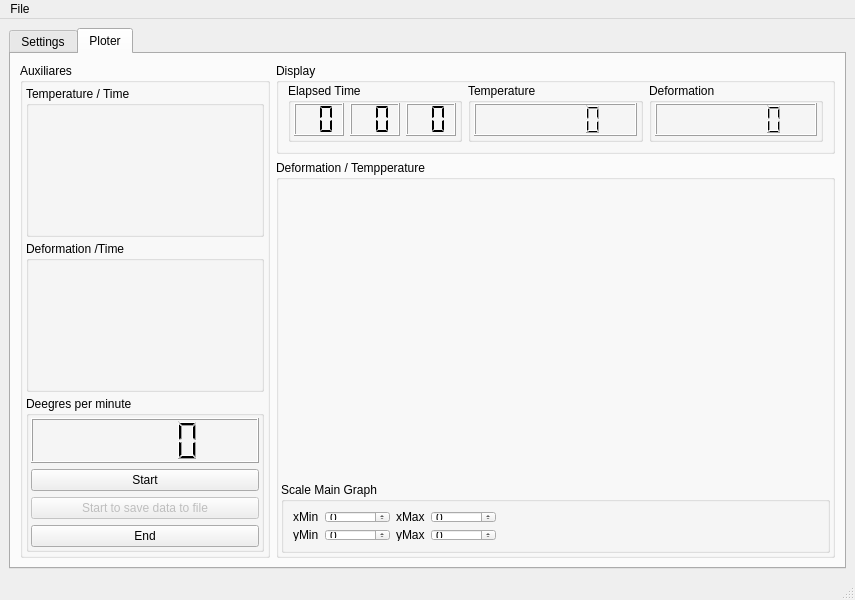
<?xml version="1.0" encoding="UTF-8"?>
<ui version="4.0">
 <class>MainWindow</class>
 <widget class="QMainWindow" name="MainWindow">
  <property name="geometry">
   <rect>
    <x>0</x>
    <y>0</y>
    <width>855</width>
    <height>600</height>
   </rect>
  </property>
  <property name="windowTitle">
   <string>MainWindow</string>
  </property>
  <widget class="QWidget" name="centralwidget">
   <layout class="QGridLayout" name="gridLayout_3">
    <item row="0" column="0">
     <widget class="QTabWidget" name="mainTabs">
      <property name="currentIndex">
       <number>1</number>
      </property>
      <widget class="QWidget" name="settings">
       <attribute name="title">
        <string>Settings</string>
       </attribute>
       <layout class="QGridLayout" name="gridLayout_13">
        <item row="0" column="0" colspan="2">
         <widget class="QGroupBox" name="gb_datafile">
          <property name="maximumSize">
           <size>
            <width>829</width>
            <height>265</height>
           </size>
          </property>
          <property name="font">
           <font>
            <pointsize>10</pointsize>
           </font>
          </property>
          <property name="title">
           <string>Data save</string>
          </property>
          <layout class="QGridLayout" name="gridLayout_2">
           <property name="bottomMargin">
            <number>9</number>
           </property>
           <item row="0" column="0">
            <widget class="QLabel" name="lb_file">
             <property name="text">
              <string>Output file</string>
             </property>
            </widget>
           </item>
           <item row="0" column="1">
            <widget class="QLineEdit" name="le_file"/>
           </item>
           <item row="0" column="2">
            <widget class="QToolButton" name="tlb_open">
             <property name="text">
              <string>...</string>
             </property>
            </widget>
           </item>
           <item row="1" column="0">
            <widget class="QLabel" name="label_8">
             <property name="text">
              <string>User</string>
             </property>
            </widget>
           </item>
           <item row="1" column="1" colspan="2">
            <widget class="QLineEdit" name="le_user"/>
           </item>
           <item row="2" column="0">
            <widget class="QLabel" name="label_9">
             <property name="text">
              <string>Material to test</string>
             </property>
            </widget>
           </item>
           <item row="2" column="1" colspan="2">
            <widget class="QLineEdit" name="le_material"/>
           </item>
           <item row="3" column="0">
            <widget class="QLabel" name="lb_header">
             <property name="text">
              <string>Observations</string>
             </property>
            </widget>
           </item>
           <item row="4" column="0" colspan="3">
            <widget class="QPlainTextEdit" name="te_header"/>
           </item>
          </layout>
         </widget>
        </item>
        <item row="1" column="0" rowspan="2">
         <widget class="QGroupBox" name="gb_settings">
          <property name="maximumSize">
           <size>
            <width>412</width>
            <height>226</height>
           </size>
          </property>
          <property name="font">
           <font>
            <pointsize>10</pointsize>
           </font>
          </property>
          <property name="title">
           <string>Comunication</string>
          </property>
          <layout class="QGridLayout" name="gridLayout">
           <item row="0" column="0">
            <widget class="QLabel" name="label_3">
             <property name="font">
              <font>
               <pointsize>10</pointsize>
              </font>
             </property>
             <property name="text">
              <string>Port</string>
             </property>
            </widget>
           </item>
           <item row="0" column="1">
            <widget class="QComboBox" name="cb_port"/>
           </item>
           <item row="1" column="0">
            <widget class="QLabel" name="label_4">
             <property name="font">
              <font>
               <pointsize>10</pointsize>
              </font>
             </property>
             <property name="text">
              <string>Baud</string>
             </property>
            </widget>
           </item>
           <item row="1" column="1">
            <widget class="QComboBox" name="cb_baudrate">
             <property name="enabled">
              <bool>false</bool>
             </property>
             <item>
              <property name="text">
               <string>9600</string>
              </property>
             </item>
             <item>
              <property name="text">
               <string>19200</string>
              </property>
             </item>
            </widget>
           </item>
           <item row="2" column="0">
            <widget class="QLabel" name="label_7">
             <property name="font">
              <font>
               <pointsize>10</pointsize>
              </font>
             </property>
             <property name="text">
              <string>Data bits</string>
             </property>
            </widget>
           </item>
           <item row="2" column="1">
            <widget class="QComboBox" name="cb_databits">
             <property name="enabled">
              <bool>false</bool>
             </property>
             <item>
              <property name="text">
               <string>8</string>
              </property>
             </item>
             <item>
              <property name="text">
               <string>7</string>
              </property>
             </item>
            </widget>
           </item>
           <item row="3" column="0">
            <widget class="QLabel" name="label_5">
             <property name="font">
              <font>
               <pointsize>10</pointsize>
              </font>
             </property>
             <property name="text">
              <string>Stop bits </string>
             </property>
            </widget>
           </item>
           <item row="3" column="1">
            <widget class="QComboBox" name="cb_stopbits">
             <property name="enabled">
              <bool>false</bool>
             </property>
             <item>
              <property name="text">
               <string>1</string>
              </property>
             </item>
             <item>
              <property name="text">
               <string>2</string>
              </property>
             </item>
            </widget>
           </item>
           <item row="4" column="0">
            <widget class="QLabel" name="label_6">
             <property name="font">
              <font>
               <pointsize>10</pointsize>
              </font>
             </property>
             <property name="text">
              <string>Parity</string>
             </property>
            </widget>
           </item>
           <item row="4" column="1">
            <widget class="QComboBox" name="cd_parity">
             <property name="enabled">
              <bool>false</bool>
             </property>
             <item>
              <property name="text">
               <string>None</string>
              </property>
             </item>
             <item>
              <property name="text">
               <string>Odd</string>
              </property>
             </item>
             <item>
              <property name="text">
               <string>Even</string>
              </property>
             </item>
            </widget>
           </item>
           <item row="5" column="0">
            <widget class="QLabel" name="label_10">
             <property name="font">
              <font>
               <pointsize>10</pointsize>
              </font>
             </property>
             <property name="text">
              <string>Handshake</string>
             </property>
            </widget>
           </item>
           <item row="5" column="1">
            <widget class="QComboBox" name="cb_handshake">
             <property name="enabled">
              <bool>false</bool>
             </property>
             <item>
              <property name="text">
               <string>NONE</string>
              </property>
             </item>
             <item>
              <property name="text">
               <string>XON/XOFF</string>
              </property>
             </item>
             <item>
              <property name="text">
               <string>CTS/CTR</string>
              </property>
             </item>
            </widget>
           </item>
           <item row="6" column="0">
            <widget class="QLabel" name="lb_interv">
             <property name="font">
              <font>
               <pointsize>10</pointsize>
              </font>
             </property>
             <property name="text">
              <string>Read interval (s)</string>
             </property>
            </widget>
           </item>
           <item row="6" column="1">
            <widget class="QDoubleSpinBox" name="dsb_step">
             <property name="decimals">
              <number>1</number>
             </property>
             <property name="minimum">
              <double>0.500000000000000</double>
             </property>
             <property name="maximum">
              <double>10.000000000000000</double>
             </property>
             <property name="singleStep">
              <double>0.100000000000000</double>
             </property>
             <property name="value">
              <double>1.000000000000000</double>
             </property>
            </widget>
           </item>
          </layout>
         </widget>
        </item>
       </layout>
      </widget>
      <widget class="QWidget" name="ploter">
       <attribute name="title">
        <string>Ploter</string>
       </attribute>
       <layout class="QGridLayout" name="gridLayout_12">
        <item row="0" column="0" rowspan="2">
         <widget class="QGroupBox" name="gb_auxplots">
          <property name="minimumSize">
           <size>
            <width>250</width>
            <height>0</height>
           </size>
          </property>
          <property name="maximumSize">
           <size>
            <width>250</width>
            <height>16777215</height>
           </size>
          </property>
          <property name="title">
           <string>Auxiliares</string>
          </property>
          <layout class="QGridLayout" name="gridLayout_7">
           <property name="horizontalSpacing">
            <number>3</number>
           </property>
           <property name="verticalSpacing">
            <number>4</number>
           </property>
           <property name="margin">
            <number>3</number>
           </property>
           <item row="0" column="0">
            <widget class="QGroupBox" name="gb_aux1_plt">
             <property name="title">
              <string>Temperature / Time</string>
             </property>
             <layout class="QVBoxLayout" name="verticalLayout">
              <property name="margin">
               <number>2</number>
              </property>
              <item>
               <widget class="QWidget" name="aux1_plot" native="true"/>
              </item>
             </layout>
            </widget>
           </item>
           <item row="1" column="0">
            <widget class="QGroupBox" name="gb_aux2_plt">
             <property name="title">
              <string>Deformation /Time</string>
             </property>
             <layout class="QGridLayout" name="gridLayout_5">
              <property name="margin">
               <number>2</number>
              </property>
              <item row="0" column="0">
               <widget class="QWidget" name="aux2_plot" native="true"/>
              </item>
             </layout>
            </widget>
           </item>
           <item row="2" column="0">
            <widget class="QGroupBox" name="gb_aux3_plt">
             <property name="minimumSize">
              <size>
               <width>0</width>
               <height>156</height>
              </size>
             </property>
             <property name="title">
              <string>Deegres per minute</string>
             </property>
             <layout class="QGridLayout" name="gridLayout_4">
              <property name="margin">
               <number>2</number>
              </property>
              <item row="1" column="0">
               <widget class="QLCDNumber" name="lcd_speed"/>
              </item>
              <item row="5" column="0">
               <widget class="QPushButton" name="pb_end">
                <property name="text">
                 <string>End</string>
                </property>
               </widget>
              </item>
              <item row="3" column="0">
               <widget class="QPushButton" name="pb_start">
                <property name="text">
                 <string>Start</string>
                </property>
               </widget>
              </item>
              <item row="4" column="0">
               <widget class="QPushButton" name="pb_startsave">
                <property name="enabled">
                 <bool>false</bool>
                </property>
                <property name="text">
                 <string>Start to save data to file</string>
                </property>
               </widget>
              </item>
             </layout>
            </widget>
           </item>
          </layout>
         </widget>
        </item>
        <item row="0" column="1">
         <widget class="QGroupBox" name="gb_display">
          <property name="minimumSize">
           <size>
            <width>446</width>
            <height>91</height>
           </size>
          </property>
          <property name="maximumSize">
           <size>
            <width>16777215</width>
            <height>91</height>
           </size>
          </property>
          <property name="title">
           <string>Display</string>
          </property>
          <layout class="QGridLayout" name="gridLayout_11">
           <property name="leftMargin">
            <number>9</number>
           </property>
           <property name="topMargin">
            <number>0</number>
           </property>
           <property name="rightMargin">
            <number>9</number>
           </property>
           <property name="bottomMargin">
            <number>9</number>
           </property>
           <item row="0" column="0">
            <widget class="QGroupBox" name="gb_time_display">
             <property name="title">
              <string>Elapsed Time</string>
             </property>
             <layout class="QGridLayout" name="gridLayout_8">
              <property name="leftMargin">
               <number>3</number>
              </property>
              <property name="topMargin">
               <number>0</number>
              </property>
              <property name="rightMargin">
               <number>3</number>
              </property>
              <property name="bottomMargin">
               <number>3</number>
              </property>
              <item row="0" column="0">
               <widget class="QLCDNumber" name="lcd_time_hour">
                <property name="digitCount">
                 <number>2</number>
                </property>
                <property name="segmentStyle">
                 <enum>QLCDNumber::Flat</enum>
                </property>
                <property name="intValue" stdset="0">
                 <number>0</number>
                </property>
               </widget>
              </item>
              <item row="0" column="1">
               <widget class="QLCDNumber" name="lcd_time_min">
                <property name="digitCount">
                 <number>2</number>
                </property>
                <property name="segmentStyle">
                 <enum>QLCDNumber::Flat</enum>
                </property>
                <property name="intValue" stdset="0">
                 <number>0</number>
                </property>
               </widget>
              </item>
              <item row="0" column="2">
               <widget class="QLCDNumber" name="lcd_time_seg">
                <property name="digitCount">
                 <number>2</number>
                </property>
                <property name="segmentStyle">
                 <enum>QLCDNumber::Flat</enum>
                </property>
                <property name="intValue" stdset="0">
                 <number>0</number>
                </property>
               </widget>
              </item>
             </layout>
            </widget>
           </item>
           <item row="0" column="1">
            <widget class="QGroupBox" name="gb_temp_display">
             <property name="title">
              <string>Temperature</string>
             </property>
             <layout class="QGridLayout" name="gridLayout_9">
              <property name="leftMargin">
               <number>3</number>
              </property>
              <property name="topMargin">
               <number>0</number>
              </property>
              <property name="rightMargin">
               <number>3</number>
              </property>
              <property name="bottomMargin">
               <number>3</number>
              </property>
              <item row="0" column="0">
               <widget class="QLCDNumber" name="lcd_temp">
                <property name="font">
                 <font>
                  <weight>75</weight>
                  <bold>true</bold>
                 </font>
                </property>
                <property name="numDigits">
                 <number>6</number>
                </property>
                <property name="digitCount">
                 <number>6</number>
                </property>
               </widget>
              </item>
             </layout>
            </widget>
           </item>
           <item row="0" column="2">
            <widget class="QGroupBox" name="gb_lvdt_display">
             <property name="title">
              <string>Deformation</string>
             </property>
             <layout class="QGridLayout" name="gridLayout_10">
              <property name="leftMargin">
               <number>3</number>
              </property>
              <property name="topMargin">
               <number>0</number>
              </property>
              <property name="rightMargin">
               <number>3</number>
              </property>
              <property name="bottomMargin">
               <number>3</number>
              </property>
              <item row="0" column="0">
               <widget class="QLCDNumber" name="lcd_lvdt">
                <property name="font">
                 <font>
                  <weight>75</weight>
                  <bold>true</bold>
                 </font>
                </property>
                <property name="smallDecimalPoint">
                 <bool>false</bool>
                </property>
                <property name="numDigits">
                 <number>6</number>
                </property>
                <property name="digitCount">
                 <number>6</number>
                </property>
               </widget>
              </item>
             </layout>
            </widget>
           </item>
          </layout>
         </widget>
        </item>
        <item row="1" column="1">
         <widget class="QGroupBox" name="gb_main_plt">
          <property name="title">
           <string>Deformation / Tempperature</string>
          </property>
          <layout class="QGridLayout" name="gridLayout_6">
           <property name="margin">
            <number>2</number>
           </property>
           <item row="0" column="0">
            <widget class="QWidget" name="main_plot" native="true"/>
           </item>
           <item row="1" column="0">
            <widget class="QGroupBox" name="groupBox">
             <property name="maximumSize">
              <size>
               <width>16777215</width>
               <height>71</height>
              </size>
             </property>
             <property name="title">
              <string>Scale Main Graph</string>
             </property>
             <layout class="QGridLayout" name="gridLayout_14">
              <item row="0" column="0">
               <widget class="QLabel" name="label">
                <property name="text">
                 <string>xMin</string>
                </property>
               </widget>
              </item>
              <item row="0" column="1">
               <widget class="QSpinBox" name="sb_xmin">
                <property name="minimum">
                 <number>-200</number>
                </property>
                <property name="maximum">
                 <number>500</number>
                </property>
                <property name="value">
                 <number>0</number>
                </property>
               </widget>
              </item>
              <item row="0" column="3">
               <widget class="QLabel" name="label_2">
                <property name="text">
                 <string>xMax</string>
                </property>
               </widget>
              </item>
              <item row="0" column="4">
               <widget class="QSpinBox" name="sb_xmax">
                <property name="suffix">
                 <string/>
                </property>
                <property name="minimum">
                 <number>-200</number>
                </property>
                <property name="maximum">
                 <number>500</number>
                </property>
               </widget>
              </item>
              <item row="1" column="0">
               <widget class="QLabel" name="label_11">
                <property name="text">
                 <string>yMin</string>
                </property>
               </widget>
              </item>
              <item row="1" column="1">
               <widget class="QSpinBox" name="sb_ymin">
                <property name="minimum">
                 <number>-15000</number>
                </property>
                <property name="maximum">
                 <number>16000</number>
                </property>
               </widget>
              </item>
              <item row="1" column="3">
               <widget class="QLabel" name="label_12">
                <property name="text">
                 <string>yMax</string>
                </property>
               </widget>
              </item>
              <item row="1" column="4">
               <widget class="QSpinBox" name="sb_ymax">
                <property name="minimum">
                 <number>-15000</number>
                </property>
                <property name="maximum">
                 <number>16000</number>
                </property>
               </widget>
              </item>
              <item row="0" column="5">
               <spacer name="horizontalSpacer">
                <property name="orientation">
                 <enum>Qt::Horizontal</enum>
                </property>
                <property name="sizeHint" stdset="0">
                 <size>
                  <width>40</width>
                  <height>20</height>
                 </size>
                </property>
               </spacer>
              </item>
             </layout>
            </widget>
           </item>
          </layout>
         </widget>
        </item>
       </layout>
      </widget>
     </widget>
    </item>
   </layout>
  </widget>
  <widget class="QMenuBar" name="menubar">
   <property name="geometry">
    <rect>
     <x>0</x>
     <y>0</y>
     <width>855</width>
     <height>20</height>
    </rect>
   </property>
   <widget class="QMenu" name="menuQuit">
    <property name="title">
     <string>File</string>
    </property>
    <addaction name="actionQuit"/>
   </widget>
   <addaction name="menuQuit"/>
  </widget>
  <widget class="QStatusBar" name="statusbar"/>
  <action name="actionQuit">
   <property name="text">
    <string>Quit</string>
   </property>
  </action>
 </widget>
 <resources/>
 <connections/>
</ui>
